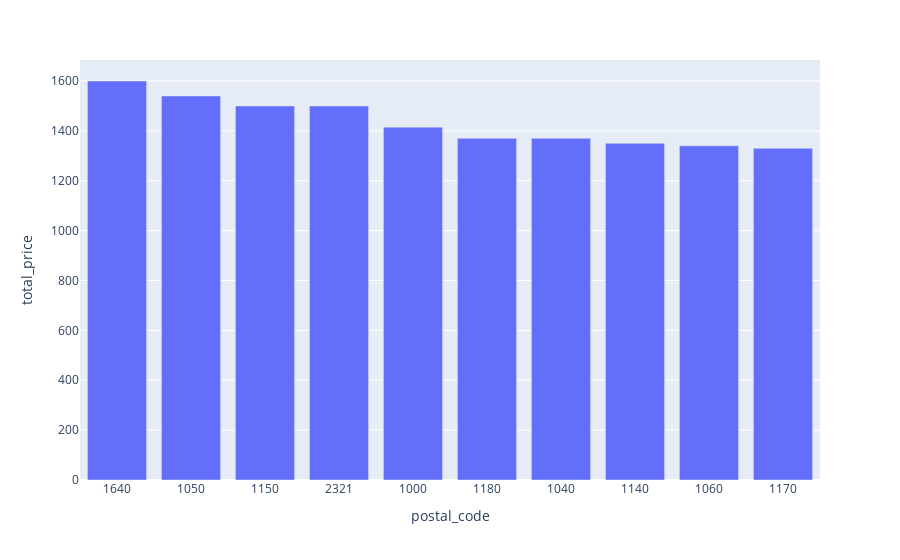

The cell this chart's notebook holds for it:
### Code cell
px.bar(app_med_df.sort_values("total_price", ascending=False).iloc[:10], x="postal_code", y="total_price")

### Figure 1 — Plotly figure (JSON) as saved in the notebook; plotly's stock layout.template omitted (floating-point values rounded to 4 significant figures)
{"data": [{"alignmentgroup": "True", "hovertemplate": "postal_code=%{x}<br>total_price=%{y}<extra></extra>", "legendgroup": "", "marker": {"color": "#636efa", "pattern": {"shape": ""}}, "name": "", "offsetgroup": "", "orientation": "v", "showlegend": false, "textposition": "auto", "type": "bar", "x": ["1640", "1050", "1150", "2321", "1000", "1180", "1040", "1140", "1060", "1170"], "xaxis": "x", "y": [1600, 1540, 1500, 1500, 1415, 1370, 1370, 1350, 1340, 1330], "yaxis": "y"}], "layout": {"autosize": true, "barmode": "relative", "legend": {"tracegroupgap": 0}, "margin": {"t": 60}, "xaxis": {"anchor": "y", "autorange": true, "domain": [0, 1], "range": [-0.5, 9.5], "title": {"text": "postal_code"}, "type": "category"}, "yaxis": {"anchor": "x", "autorange": true, "domain": [0, 1], "range": [0, 1684.0], "title": {"text": "total_price"}, "type": "linear"}}}
